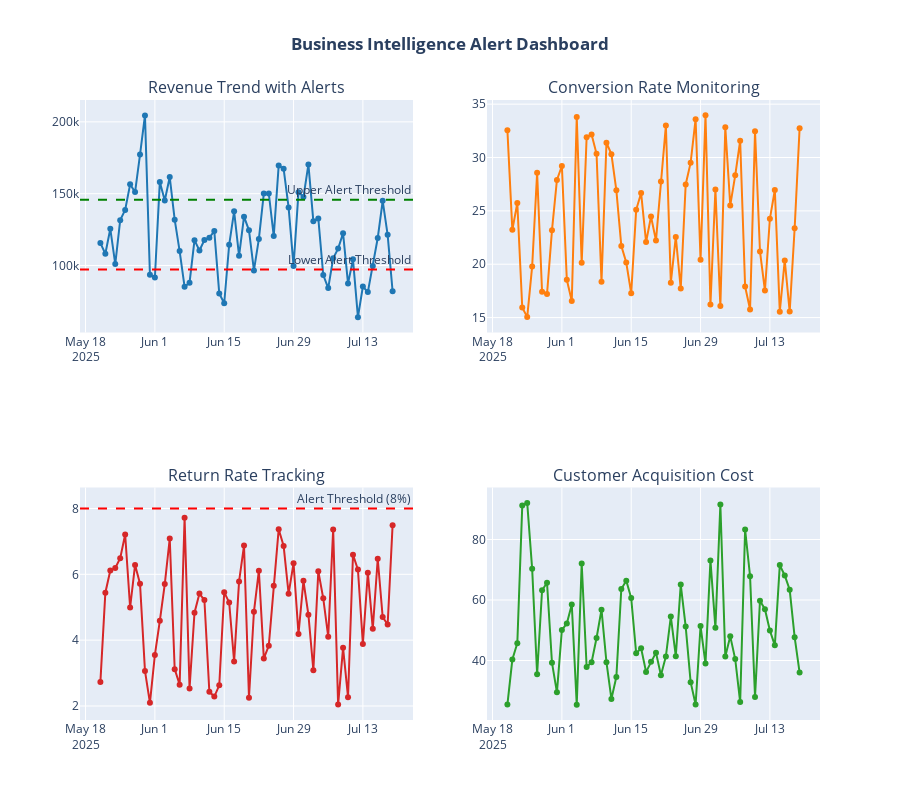

Here is the notebook cell this chart was saved with:
### Markdown cell above
## 4. Automated Business Insights and Alerts

### Code cell
# Automated Business Insights and Alert System
print("🤖 AUTOMATED BUSINESS INSIGHTS AND ALERTS")
print("=" * 55)

# Business Intelligence Alert System
class BusinessIntelligenceAlert:
    def __init__(self, data):
        self.data = data
        self.alerts = []
        self.insights = []
    
    def detect_anomalies(self):
        """Detect unusual patterns in business metrics"""
        recent_7_days = self.data.tail(7)
        previous_7_days = self.data.iloc[-14:-7]
        
        # Revenue anomaly detection
        recent_avg_revenue = recent_7_days['revenue'].mean()
        previous_avg_revenue = previous_7_days['revenue'].mean()
        revenue_change = ((recent_avg_revenue - previous_avg_revenue) / previous_avg_revenue) * 100
        
        if abs(revenue_change) > 20:
            severity = "HIGH" if abs(revenue_change) > 30 else "MEDIUM"
            direction = "increased" if revenue_change > 0 else "decreased"
            self.alerts.append({
                'type': 'Revenue Anomaly',
                'severity': severity,
                'message': f'Revenue has {direction} by {abs(revenue_change):.1f}% in the last week',
                'value': recent_avg_revenue,
                'change': revenue_change
            })
        
        # Conversion rate monitoring
        recent_conversion = recent_7_days['conversion_rate'].mean()
        previous_conversion = previous_7_days['conversion_rate'].mean()
        conversion_change = ((recent_conversion - previous_conversion) / previous_conversion) * 100
        
        if conversion_change < -10:
            self.alerts.append({
                'type': 'Conversion Drop',
                'severity': 'HIGH',
                'message': f'Conversion rate dropped by {abs(conversion_change):.1f}% - investigate marketing channels',
                'value': recent_conversion,
                'change': conversion_change
            })
        
        # Return rate spike detection
        recent_returns = recent_7_days['return_rate'].mean()
        if recent_returns > 0.08:  # 8% threshold
            self.alerts.append({
                'type': 'High Return Rate',
                'severity': 'MEDIUM',
                'message': f'Return rate is {recent_returns:.1%} - check product quality',
                'value': recent_returns,
                'change': 0
            })
        
        return self.alerts
    
    def generate_insights(self):
        """Generate actionable business insights"""
        
        # Seasonal analysis
        monthly_data = self.data.groupby('month')['revenue'].mean()
        peak_month = monthly_data.idxmax()
        low_month = monthly_data.idxmin()
        
        self.insights.append({
            'category': 'Seasonality',
            'insight': f'Peak sales occur in month {peak_month}, lowest in month {low_month}',
            'action': 'Plan inventory and marketing campaigns accordingly',
            'impact': 'HIGH'
        })
        
        # Customer behavior patterns
        weekend_revenue = self.data[self.data['is_weekend']]['revenue'].mean()
        weekday_revenue = self.data[~self.data['is_weekend']]['revenue'].mean()
        
        if weekend_revenue < weekday_revenue * 0.8:
            self.insights.append({
                'category': 'Customer Behavior',
                'insight': f'Weekend revenue is {(weekend_revenue/weekday_revenue):.1%} of weekday revenue',
                'action': 'Consider weekend-specific promotions or marketing',
                'impact': 'MEDIUM'
            })
        
        # Marketing efficiency
        recent_cac = self.data.tail(30)['customer_acquisition_cost'].mean()
        recent_aov = self.data.tail(30)['avg_order_value'].mean()
        
        if recent_cac > recent_aov * 0.3:
            self.insights.append({
                'category': 'Marketing Efficiency',
                'insight': f'Customer acquisition cost (${recent_cac:.0f}) is high relative to order value',
                'action': 'Optimize marketing channels and improve conversion rates',
                'impact': 'HIGH'
            })
        
        return self.insights
    
    def create_executive_summary(self):
        """Create automated executive summary"""
        recent_30 = self.data.tail(30)
        previous_30 = self.data.iloc[-60:-30]
        
        summary = {
            'period': f"{recent_30['date'].min().strftime('%Y-%m-%d')} to {recent_30['date'].max().strftime('%Y-%m-%d')}",
            'total_revenue': recent_30['revenue'].sum(),
            'total_customers': recent_30['customers'].sum(),
            'avg_order_value': recent_30['avg_order_value'].mean(),
            'conversion_rate': recent_30['conversion_rate'].mean(),
            'revenue_growth': ((recent_30['revenue'].sum() - previous_30['revenue'].sum()) / previous_30['revenue'].sum()) * 100,
            'customer_growth': ((recent_30['customers'].sum() - previous_30['customers'].sum()) / previous_30['customers'].sum()) * 100
        }
        
        return summary

# Initialize BI Alert System
bi_alert = BusinessIntelligenceAlert(df_business)

# Generate alerts
alerts = bi_alert.detect_anomalies()
insights = bi_alert.generate_insights()
executive_summary = bi_alert.create_executive_summary()

print("🚨 BUSINESS ALERTS")
print("-" * 25)
if alerts:
    for alert in alerts:
        severity_icon = "🔴" if alert['severity'] == 'HIGH' else "🟡" if alert['severity'] == 'MEDIUM' else "🟢"
        print(f"{severity_icon} {alert['type']} ({alert['severity']})")
        print(f"   {alert['message']}")
        print()
else:
    print("✅ No critical alerts detected")

print("\n💡 BUSINESS INSIGHTS")
print("-" * 25)
for insight in insights:
    impact_icon = "🔥" if insight['impact'] == 'HIGH' else "⚡" if insight['impact'] == 'MEDIUM' else "💫"
    print(f"{impact_icon} {insight['category']} ({insight['impact']} Impact)")
    print(f"   📊 Insight: {insight['insight']}")
    print(f"   🎯 Action: {insight['action']}")
    print()

print("\n📋 EXECUTIVE SUMMARY")
print("-" * 25)
print(f"Period: {executive_summary['period']}")
print(f"Total Revenue: ${executive_summary['total_revenue']:,.0f} ({executive_summary['revenue_growth']:+.1f}%)")
print(f"Total Customers: {executive_summary['total_customers']:,.0f} ({executive_summary['customer_growth']:+.1f}%)")
print(f"Average Order Value: ${executive_summary['avg_order_value']:,.0f}")
print(f"Conversion Rate: {executive_summary['conversion_rate']:.1%}")

# Create Alert Dashboard
print("\n📊 Creating Alert Dashboard...")

fig_alerts = make_subplots(
    rows=2, cols=2,
    subplot_titles=('Revenue Trend with Alerts', 'Conversion Rate Monitoring', 
                   'Return Rate Tracking', 'Customer Acquisition Cost'),
    specs=[[{"secondary_y": False}, {"secondary_y": False}],
           [{"secondary_y": False}, {"secondary_y": False}]]
)

# Recent data for detailed monitoring
recent_60_days = df_business.tail(60)

# 1. Revenue with alert zones
fig_alerts.add_trace(
    go.Scatter(x=recent_60_days['date'], y=recent_60_days['revenue'],
              mode='lines+markers', name='Daily Revenue',
              line=dict(color='#1f77b4', width=2)),
    row=1, col=1
)

# Add alert threshold lines
avg_revenue = recent_60_days['revenue'].mean()
upper_threshold = avg_revenue * 1.2
lower_threshold = avg_revenue * 0.8

fig_alerts.add_hline(y=upper_threshold, line_dash="dash", line_color="green", 
                    annotation_text="Upper Alert Threshold", row=1, col=1)
fig_alerts.add_hline(y=lower_threshold, line_dash="dash", line_color="red", 
                    annotation_text="Lower Alert Threshold", row=1, col=1)

# 2. Conversion Rate
fig_alerts.add_trace(
    go.Scatter(x=recent_60_days['date'], y=recent_60_days['conversion_rate']*100,
              mode='lines+markers', name='Conversion Rate %',
              line=dict(color='#ff7f0e', width=2)),
    row=1, col=2
)

# 3. Return Rate
fig_alerts.add_trace(
    go.Scatter(x=recent_60_days['date'], y=recent_60_days['return_rate']*100,
              mode='lines+markers', name='Return Rate %',
              line=dict(color='#d62728', width=2)),
    row=2, col=1
)

fig_alerts.add_hline(y=8, line_dash="dash", line_color="red", 
                    annotation_text="Alert Threshold (8%)", row=2, col=1)

# 4. Customer Acquisition Cost
fig_alerts.add_trace(
    go.Scatter(x=recent_60_days['date'], y=recent_60_days['customer_acquisition_cost'],
              mode='lines+markers', name='CAC ($)',
              line=dict(color='#2ca02c', width=2)),
    row=2, col=2
)

# Update layout
fig_alerts.update_layout(
    height=800,
    showlegend=False,
    title_text="<b>Business Intelligence Alert Dashboard</b>",
    title_x=0.5
)

fig_alerts.show()

print("✅ Automated BI system deployed!")
print("\n🔧 System Features:")
print("  • Real-time anomaly detection")
print("  • Automated insight generation")
print("  • Executive summary creation")
print("  • Visual alert dashboards")
print("  • Threshold-based monitoring")

### Figure 1 — Plotly figure (JSON) as saved in the notebook; plotly's stock layout.template omitted (floating-point values rounded to 4 significant figures)
{"data": [{"line": {"color": "#1f77b4", "width": 2}, "mode": "lines+markers", "name": "Daily Revenue", "type": "scatter", "x": ["2025-05-21T00:00:00.000000000", "2025-05-22T00:00:00.000000000", "2025-05-23T00:00:00.000000000", "2025-05-24T00:00:00.000000000", "2025-05-25T00:00:00.000000000", "2025-05-26T00:00:00.000000000", "2025-05-27T00:00:00.000000000", "2025-05-28T00:00:00.000000000", "2025-05-29T00:00:00.000000000", "2025-05-30T00:00:00.000000000", "2025-05-31T00:00:00.000000000", "2025-06-01T00:00:00.000000000", "2025-06-02T00:00:00.000000000", "2025-06-03T00:00:00.000000000", "2025-06-04T00:00:00.000000000", "2025-06-05T00:00:00.000000000", "2025-06-06T00:00:00.000000000", "2025-06-07T00:00:00.000000000", "2025-06-08T00:00:00.000000000", "2025-06-09T00:00:00.000000000", "2025-06-10T00:00:00.000000000", "2025-06-11T00:00:00.000000000", "2025-06-12T00:00:00.000000000", "2025-06-13T00:00:00.000000000", "2025-06-14T00:00:00.000000000", "2025-06-15T00:00:00.000000000", "2025-06-16T00:00:00.000000000", "2025-06-17T00:00:00.000000000", "2025-06-18T00:00:00.000000000", "2025-06-19T00:00:00.000000000", "2025-06-20T00:00:00.000000000", "2025-06-21T00:00:00.000000000", "2025-06-22T00:00:00.000000000", "2025-06-23T00:00:00.000000000", "2025-06-24T00:00:00.000000000", "2025-06-25T00:00:00.000000000", "2025-06-26T00:00:00.000000000", "2025-06-27T00:00:00.000000000", "2025-06-28T00:00:00.000000000", "2025-06-29T00:00:00.000000000", "2025-06-30T00:00:00.000000000", "2025-07-01T00:00:00.000000000", "2025-07-02T00:00:00.000000000", "2025-07-03T00:00:00.000000000", "2025-07-04T00:00:00.000000000", "2025-07-05T00:00:00.000000000", "2025-07-06T00:00:00.000000000", "2025-07-07T00:00:00.000000000", "2025-07-08T00:00:00.000000000", "2025-07-09T00:00:00.000000000", "2025-07-10T00:00:00.000000000", "2025-07-11T00:00:00.000000000", "2025-07-12T00:00:00.000000000", "2025-07-13T00:00:00.000000000", "2025-07-14T00:00:00.000000000", "2025-07-15T00:00:00.000000000", "2025-07-16T00:00:00.000000000", "2025-07-17T00:00:00.000000000", "2025-07-18T00:00:00.000000000", "2025-07-19T00:00:00.000000000"], "xaxis": "x", "y": [115600.0, 108200.0, 125600.0, 101000.0, 131600.0, 138600.0, 156500.0, 151100.0, 177200.0, 204500.0, 93560.0, 91670.0, 158200.0, 145300.0, 161600.0, 131900.0, 110000.0, 85160.0, 88040.0, 117600.0, 110400.0, 117800.0, 119400.0, 124000.0, 80560.0, 73720.0, 114500.0, 137700.0, 106800.0, 134000.0, 124500.0, 96590.0, 118500.0, 150200.0, 150200.0, 120500.0, 169600.0, 167300.0, 140400.0, 99720.0, 151100.0, 147700.0, 170300.0, 130800.0, 132800.0, 93320.0, 84290.0, 105000.0, 111800.0, 122500.0, 87440.0, 104300.0, 64080.0, 85380.0, 81490.0, 99670.0, 119200.0, 145000.0, 121300.0, 82070.0], "yaxis": "y"}, {"line": {"color": "#ff7f0e", "width": 2}, "mode": "lines+markers", "name": "Conversion Rate %", "type": "scatter", "x": ["2025-05-21T00:00:00.000000000", "2025-05-22T00:00:00.000000000", "2025-05-23T00:00:00.000000000", "2025-05-24T00:00:00.000000000", "2025-05-25T00:00:00.000000000", "2025-05-26T00:00:00.000000000", "2025-05-27T00:00:00.000000000", "2025-05-28T00:00:00.000000000", "2025-05-29T00:00:00.000000000", "2025-05-30T00:00:00.000000000", "2025-05-31T00:00:00.000000000", "2025-06-01T00:00:00.000000000", "2025-06-02T00:00:00.000000000", "2025-06-03T00:00:00.000000000", "2025-06-04T00:00:00.000000000", "2025-06-05T00:00:00.000000000", "2025-06-06T00:00:00.000000000", "2025-06-07T00:00:00.000000000", "2025-06-08T00:00:00.000000000", "2025-06-09T00:00:00.000000000", "2025-06-10T00:00:00.000000000", "2025-06-11T00:00:00.000000000", "2025-06-12T00:00:00.000000000", "2025-06-13T00:00:00.000000000", "2025-06-14T00:00:00.000000000", "2025-06-15T00:00:00.000000000", "2025-06-16T00:00:00.000000000", "2025-06-17T00:00:00.000000000", "2025-06-18T00:00:00.000000000", "2025-06-19T00:00:00.000000000", "2025-06-20T00:00:00.000000000", "2025-06-21T00:00:00.000000000", "2025-06-22T00:00:00.000000000", "2025-06-23T00:00:00.000000000", "2025-06-24T00:00:00.000000000", "2025-06-25T00:00:00.000000000", "2025-06-26T00:00:00.000000000", "2025-06-27T00:00:00.000000000", "2025-06-28T00:00:00.000000000", "2025-06-29T00:00:00.000000000", "2025-06-30T00:00:00.000000000", "2025-07-01T00:00:00.000000000", "2025-07-02T00:00:00.000000000", "2025-07-03T00:00:00.000000000", "2025-07-04T00:00:00.000000000", "2025-07-05T00:00:00.000000000", "2025-07-06T00:00:00.000000000", "2025-07-07T00:00:00.000000000", "2025-07-08T00:00:00.000000000", "2025-07-09T00:00:00.000000000", "2025-07-10T00:00:00.000000000", "2025-07-11T00:00:00.000000000", "2025-07-12T00:00:00.000000000", "2025-07-13T00:00:00.000000000", "2025-07-14T00:00:00.000000000", "2025-07-15T00:00:00.000000000", "2025-07-16T00:00:00.000000000", "2025-07-17T00:00:00.000000000", "2025-07-18T00:00:00.000000000", "2025-07-19T00:00:00.000000000"], "xaxis": "x2", "y": [32.55, 23.22, 25.74, 15.95, 15.04, 19.79, 28.56, 17.41, 17.2, 23.18, 27.89, 29.2, 18.54, 16.55, 33.79, 20.15, 31.91, 32.16, 30.35, 18.36, 31.38, 30.32, 26.93, 21.72, 20.16, 17.27, 25.1, 26.67, 22.08, 24.47, 22.21, 27.76, 33.0, 18.27, 22.56, 17.72, 27.48, 29.52, 33.59, 20.42, 33.95, 16.22, 27.01, 16.07, 32.83, 25.51, 28.33, 31.58, 17.91, 15.75, 32.47, 21.2, 17.54, 24.26, 26.95, 15.55, 20.36, 15.56, 23.37, 32.73], "yaxis": "y2"}, {"line": {"color": "#d62728", "width": 2}, "mode": "lines+markers", "name": "Return Rate %", "type": "scatter", "x": ["2025-05-21T00:00:00.000000000", "2025-05-22T00:00:00.000000000", "2025-05-23T00:00:00.000000000", "2025-05-24T00:00:00.000000000", "2025-05-25T00:00:00.000000000", "2025-05-26T00:00:00.000000000", "2025-05-27T00:00:00.000000000", "2025-05-28T00:00:00.000000000", "2025-05-29T00:00:00.000000000", "2025-05-30T00:00:00.000000000", "2025-05-31T00:00:00.000000000", "2025-06-01T00:00:00.000000000", "2025-06-02T00:00:00.000000000", "2025-06-03T00:00:00.000000000", "2025-06-04T00:00:00.000000000", "2025-06-05T00:00:00.000000000", "2025-06-06T00:00:00.000000000", "2025-06-07T00:00:00.000000000", "2025-06-08T00:00:00.000000000", "2025-06-09T00:00:00.000000000", "2025-06-10T00:00:00.000000000", "2025-06-11T00:00:00.000000000", "2025-06-12T00:00:00.000000000", "2025-06-13T00:00:00.000000000", "2025-06-14T00:00:00.000000000", "2025-06-15T00:00:00.000000000", "2025-06-16T00:00:00.000000000", "2025-06-17T00:00:00.000000000", "2025-06-18T00:00:00.000000000", "2025-06-19T00:00:00.000000000", "2025-06-20T00:00:00.000000000", "2025-06-21T00:00:00.000000000", "2025-06-22T00:00:00.000000000", "2025-06-23T00:00:00.000000000", "2025-06-24T00:00:00.000000000", "2025-06-25T00:00:00.000000000", "2025-06-26T00:00:00.000000000", "2025-06-27T00:00:00.000000000", "2025-06-28T00:00:00.000000000", "2025-06-29T00:00:00.000000000", "2025-06-30T00:00:00.000000000", "2025-07-01T00:00:00.000000000", "2025-07-02T00:00:00.000000000", "2025-07-03T00:00:00.000000000", "2025-07-04T00:00:00.000000000", "2025-07-05T00:00:00.000000000", "2025-07-06T00:00:00.000000000", "2025-07-07T00:00:00.000000000", "2025-07-08T00:00:00.000000000", "2025-07-09T00:00:00.000000000", "2025-07-10T00:00:00.000000000", "2025-07-11T00:00:00.000000000", "2025-07-12T00:00:00.000000000", "2025-07-13T00:00:00.000000000", "2025-07-14T00:00:00.000000000", "2025-07-15T00:00:00.000000000", "2025-07-16T00:00:00.000000000", "2025-07-17T00:00:00.000000000", "2025-07-18T00:00:00.000000000", "2025-07-19T00:00:00.000000000"], "xaxis": "x3", "y": [2.732, 5.443, 6.118, 6.19, 6.491, 7.208, 4.992, 6.286, 5.714, 3.066, 2.094, 3.551, 4.589, 5.702, 7.089, 3.119, 2.648, 7.718, 2.534, 4.835, 5.414, 5.219, 2.43, 2.285, 2.626, 5.455, 5.146, 3.353, 5.784, 6.874, 2.249, 4.862, 6.11, 3.442, 3.831, 5.655, 7.372, 6.86, 5.41, 6.34, 4.187, 5.804, 4.772, 3.086, 6.093, 5.269, 4.105, 7.365, 2.041, 3.766, 2.267, 6.597, 6.143, 3.885, 6.047, 4.343, 6.474, 4.7, 4.473, 7.494], "yaxis": "y3"}, {"line": {"color": "#2ca02c", "width": 2}, "mode": "lines+markers", "name": "CAC ($)", "type": "scatter", "x": ["2025-05-21T00:00:00.000000000", "2025-05-22T00:00:00.000000000", "2025-05-23T00:00:00.000000000", "2025-05-24T00:00:00.000000000", "2025-05-25T00:00:00.000000000", "2025-05-26T00:00:00.000000000", "2025-05-27T00:00:00.000000000", "2025-05-28T00:00:00.000000000", "2025-05-29T00:00:00.000000000", "2025-05-30T00:00:00.000000000", "2025-05-31T00:00:00.000000000", "2025-06-01T00:00:00.000000000", "2025-06-02T00:00:00.000000000", "2025-06-03T00:00:00.000000000", "2025-06-04T00:00:00.000000000", "2025-06-05T00:00:00.000000000", "2025-06-06T00:00:00.000000000", "2025-06-07T00:00:00.000000000", "2025-06-08T00:00:00.000000000", "2025-06-09T00:00:00.000000000", "2025-06-10T00:00:00.000000000", "2025-06-11T00:00:00.000000000", "2025-06-12T00:00:00.000000000", "2025-06-13T00:00:00.000000000", "2025-06-14T00:00:00.000000000", "2025-06-15T00:00:00.000000000", "2025-06-16T00:00:00.000000000", "2025-06-17T00:00:00.000000000", "2025-06-18T00:00:00.000000000", "2025-06-19T00:00:00.000000000", "2025-06-20T00:00:00.000000000", "2025-06-21T00:00:00.000000000", "2025-06-22T00:00:00.000000000", "2025-06-23T00:00:00.000000000", "2025-06-24T00:00:00.000000000", "2025-06-25T00:00:00.000000000", "2025-06-26T00:00:00.000000000", "2025-06-27T00:00:00.000000000", "2025-06-28T00:00:00.000000000", "2025-06-29T00:00:00.000000000", "2025-06-30T00:00:00.000000000", "2025-07-01T00:00:00.000000000", "2025-07-02T00:00:00.000000000", "2025-07-03T00:00:00.000000000", "2025-07-04T00:00:00.000000000", "2025-07-05T00:00:00.000000000", "2025-07-06T00:00:00.000000000", "2025-07-07T00:00:00.000000000", "2025-07-08T00:00:00.000000000", "2025-07-09T00:00:00.000000000", "2025-07-10T00:00:00.000000000", "2025-07-11T00:00:00.000000000", "2025-07-12T00:00:00.000000000", "2025-07-13T00:00:00.000000000", "2025-07-14T00:00:00.000000000", "2025-07-15T00:00:00.000000000", "2025-07-16T00:00:00.000000000", "2025-07-17T00:00:00.000000000", "2025-07-18T00:00:00.000000000", "2025-07-19T00:00:00.000000000"], "xaxis": "x4", "y": [25.41, 40.32, 45.73, 91.21, 92.11, 70.31, 35.44, 63.21, 65.69, 39.28, 29.46, 50.11, 52.23, 58.53, 25.41, 72.04, 37.82, 39.43, 47.44, 56.8, 39.43, 27.29, 34.58, 63.65, 66.4, 60.63, 42.4, 44.05, 36.23, 39.62, 42.6, 35.15, 41.35, 54.51, 41.44, 65.1, 51.21, 32.84, 25.46, 51.39, 39.0, 73.09, 50.8, 91.58, 41.3, 47.98, 40.48, 26.24, 83.3, 67.85, 27.93, 59.79, 56.97, 49.93, 45.0, 71.54, 68.1, 63.38, 47.7, 36.02], "yaxis": "y4"}], "layout": {"annotations": [{"font": {"size": 16}, "showarrow": false, "text": "Revenue Trend with Alerts", "x": 0.225, "xanchor": "center", "xref": "paper", "y": 1, "yanchor": "bottom", "yref": "paper"}, {"font": {"size": 16}, "showarrow": false, "text": "Conversion Rate Monitoring", "x": 0.775, "xanchor": "center", "xref": "paper", "y": 1, "yanchor": "bottom", "yref": "paper"}, {"font": {"size": 16}, "showarrow": false, "text": "Return Rate Tracking", "x": 0.225, "xanchor": "center", "xref": "paper", "y": 0.375, "yanchor": "bottom", "yref": "paper"}, {"font": {"size": 16}, "showarrow": false, "text": "Customer Acquisition Cost", "x": 0.775, "xanchor": "center", "xref": "paper", "y": 0.375, "yanchor": "bottom", "yref": "paper"}, {"showarrow": false, "text": "Upper Alert Threshold", "x": 1, "xanchor": "right", "xref": "x domain", "y": 145800.0, "yanchor": "bottom", "yref": "y"}, {"showarrow": false, "text": "Lower Alert Threshold", "x": 1, "xanchor": "right", "xref": "x domain", "y": 97190.0, "yanchor": "bottom", "yref": "y"}, {"showarrow": false, "text": "Alert Threshold (8%)", "x": 1, "xanchor": "right", "xref": "x3 domain", "y": 8, "yanchor": "bottom", "yref": "y3"}], "height": 800, "shapes": [{"line": {"color": "green", "dash": "dash"}, "type": "line", "x0": 0, "x1": 1, "xref": "x domain", "y0": 145800.0, "y1": 145800.0, "yref": "y"}, {"line": {"color": "red", "dash": "dash"}, "type": "line", "x0": 0, "x1": 1, "xref": "x domain", "y0": 97190.0, "y1": 97190.0, "yref": "y"}, {"line": {"color": "red", "dash": "dash"}, "type": "line", "x0": 0, "x1": 1, "xref": "x3 domain", "y0": 8, "y1": 8, "yref": "y3"}], "showlegend": false, "title": {"text": "<b>Business Intelligence Alert Dashboard</b>", "x": 0.5}, "xaxis": {"anchor": "y", "domain": [0, 0.45]}, "xaxis2": {"anchor": "y2", "domain": [0.55, 1]}, "xaxis3": {"anchor": "y3", "domain": [0, 0.45]}, "xaxis4": {"anchor": "y4", "domain": [0.55, 1]}, "yaxis": {"anchor": "x", "domain": [0.625, 1]}, "yaxis2": {"anchor": "x2", "domain": [0.625, 1]}, "yaxis3": {"anchor": "x3", "domain": [0, 0.375]}, "yaxis4": {"anchor": "x4", "domain": [0, 0.375]}}}
